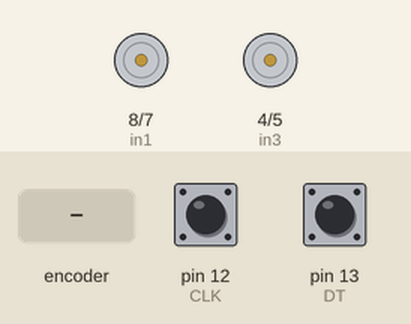
A sketch run on a simulated Arduino Uno, built with avr-gcc and run on an emulated ATmega328P. On the bench: motor-driver pin pairs drawn as motors (green arrow = first pin HIGH = forward, orange = second pin HIGH = backward, longer = more drive, scaled by the enable pin). Inputs (shaded band) come from the test bench; at power-on: pin 12 (CLK) HIGH, pin 13 (DT) HIGH. What the sketch prints to the serial monitor is not drawn.

Above: at 1.2 s.
1.3 s: rotary encoder on pin 12 (CLK) / pin 13 (DT) turned 1 step (first pin leading)
4.5 s: rotary encoder on pin 12 (CLK) / pin 13 (DT) turned 2 steps (second pin leading)
Timing chart, 0 to 7.5 s (numbered marks = the images above; inputs shaded):
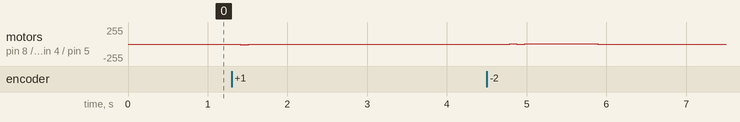

Measured:
- after the input at 1.3 s, motor on pin 8 (in1) / pin 7 (in2), motor on pin 4 (in3) / pin 5 (in4): stopped → backward 11/255 after 0.11 s, → backward 1/255 0.11 s later, → backward 2/255 0.87 s later, → backward 3/255 1.1 s later

The sketch:

Project_1_Combined_Codes.ino
```cpp
#include <PID_v1.h>

// Rotary Encoder Inputs
#define CLK 12  // yellow
#define DT 13   // green

// Motor A connections
int enA = 9;    // purple
int in1 = 8;    // blue
int in2 = 7;    // green

// Motor B connections
int enB = 3;    // gray
int in3 = 4;    // white
int in4 = 5;    // black

int counter = 0;
int currentStateCLK;
int lastStateCLK;
String currentDir ="";

int motorSpeed = 0;
double Input = 0.0;
double Output = 255.0;
double Setpoint = 0.0;
double Kp = 1.0, Ki = 1.0, Kd = 1.0;

PID myPID(&Input, &Output, &Setpoint, Kp, Ki, Kd, DIRECT);

void setup()
{
  // Setup Serial Monitor
  Serial.begin(9600);

  // Set encoder pins as inputs
  pinMode(CLK,INPUT);
  pinMode(DT,INPUT);

  // Set all the motor control pins to outputs
  pinMode(enA, OUTPUT);
  pinMode(enB, OUTPUT);
  pinMode(in1, OUTPUT);
  pinMode(in2, OUTPUT);
  pinMode(in3, OUTPUT);
  pinMode(in4, OUTPUT);

  // Turn off motors - Initial state
  digitalWrite(in1, LOW);
  digitalWrite(in2, LOW);
  digitalWrite(in3, LOW);
  digitalWrite(in4, LOW);

  // Read the initial state of CLK
  lastStateCLK = digitalRead(CLK);
  myPID.SetMode(AUTOMATIC);
  myPID.SetTunings(Kp, Ki, Kd);
}

void loop()
{
  currentStateCLK = digitalRead(CLK);

  if (currentStateCLK != lastStateCLK  && currentStateCLK == 1){
    if (digitalRead(DT) != currentStateCLK) {
      counter ++;
      currentDir ="CW";
    }
    else {
      counter --;
      currentDir ="CCW";
    }

    Input = counter;

    /*
    Serial.print("Input: ");
    Serial.println(Input);
    Serial.print("Output: ");
    Serial.println(Output);
    Serial.print("motorSpeed: ");
    Serial.println(motorSpeed);
    */
  }

  lastStateCLK = currentStateCLK;
  myPID.Compute();

  if (counter > 0){
    digitalWrite(in1, LOW);
    digitalWrite(in2, HIGH);
    digitalWrite(in3, LOW);
    digitalWrite(in4, HIGH);
  }
  else if (counter < 0){
    digitalWrite(in1, HIGH);
    digitalWrite(in2, LOW);
    digitalWrite(in3, HIGH);
    digitalWrite(in4, LOW);
  }

  motorSpeed = abs(Output - 255);

  analogWrite(enA, motorSpeed);
  analogWrite(enB, motorSpeed);

  Serial.print(Input);
  Serial.print(" ");
  Serial.println(Output);
  //Serial.println(motorSpeed);

/*
  Serial.print("counter: ");
  Serial.println(counter);
  Serial.print("Output: ");
  Serial.println(Output);
*/
  delay(1);
}
```
